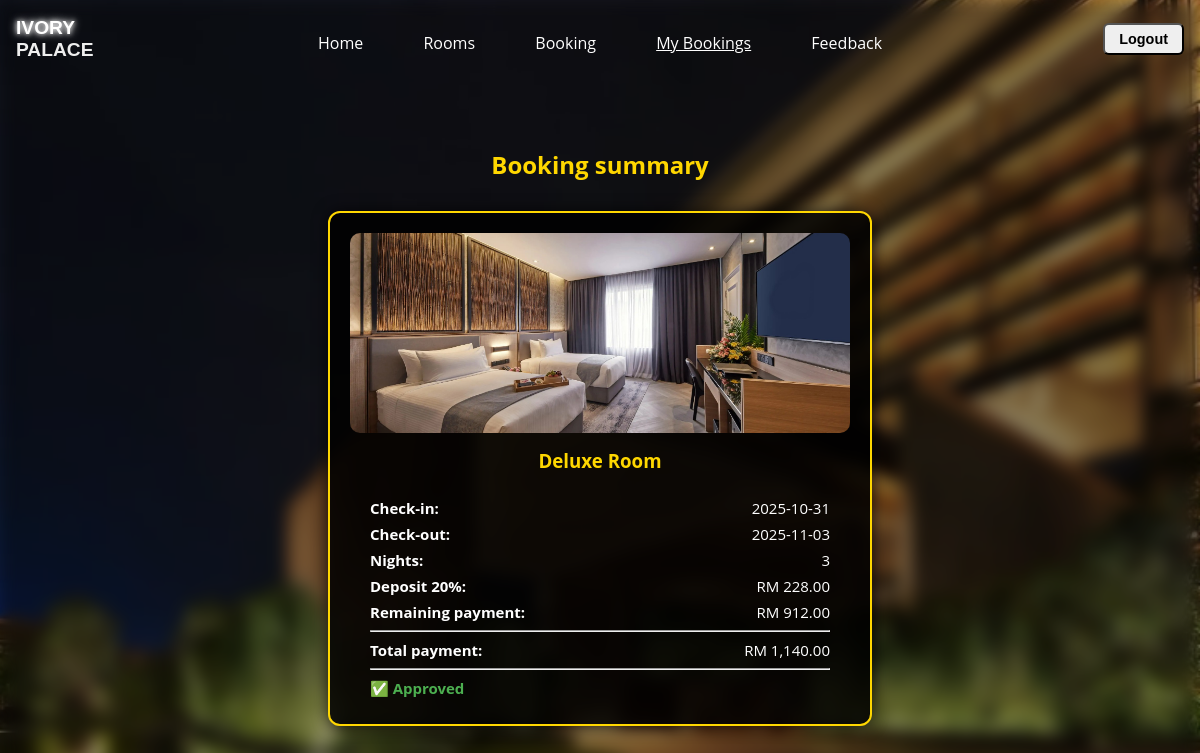
Page /ivory_palace/my_booking.php (signed in) on the committed database.
### tables this page shows
CREATE TABLE `hotel_booking` (
  `booking_id` int(11) NOT NULL,
  `user_id` int(11) DEFAULT NULL,
  `email` varchar(255) DEFAULT NULL,
  `room_id` int(11) DEFAULT NULL,
  `check_in_date` date DEFAULT NULL,
  `check_out_date` date DEFAULT NULL,
  `number_of_guest` int(11) DEFAULT NULL,
  `booking_status` varchar(20) DEFAULT 'Pending Payment',
  `total_price` decimal(10,2) DEFAULT NULL,
  `created_at` timestamp NOT NULL DEFAULT current_timestamp()
);

CREATE TABLE `room` (
  `room_id` int(11) NOT NULL,
  `room_type` varchar(50) DEFAULT NULL,
  `price_per_night` decimal(10,2) DEFAULT NULL,
  `room_status` varchar(20) DEFAULT 'available'
);

### ivory_palace/my_booking.php (the view, shortened to what this page needs)
<?php
include 'db_connect.php';
$user_id = $_SESSION['user_id'];
$sql = "SELECT b.*, r.room_type, r.price_per_night
        FROM hotel_booking b
        JOIN room r ON b.room_id = r.room_id
        WHERE b.user_id = '$user_id'
        ORDER BY b.booking_id DESC";
$result = $conn->query($sql);
?>
<!DOCTYPE html>
<html lang="en">
<head>
  <link rel="stylesheet" href="style.css">
</head>
<body>
<?php include 'nav.php'; ?>
<main>
  <h2>Booking summary</h2>
  <?php if ($result && $result->num_rows > 0): ?>
      <?php while($row = $result->fetch_assoc()): ?>
          <?php
          $check_in = new DateTime($row['check_in_date']);
          $check_out = new DateTime($row['check_out_date']);
          $nights = $check_out->diff($check_in)->days;
          $depo = ($row['price_per_night'] * $nights  *0.2) ;
          $remain = ($row['price_per_night'] * $nights - $depo) ;
          $total = $remain + $depo;
          $status_emoji = '';
          if($row['booking_status'] == 'Approved') $status_emoji = '✅';
          ?>
 <div class="booking-card">
    <?php
            $roomImage = '';
          switch($row['room_type']) {
            case 'Deluxe Room':
              $roomImage = 'room-deluxe.jpg';
                break;
    }
    ?>
    <img src="<?= $roomImage ?>" alt="<?= htmlspecialchars($row['room_type']) ?>" class="room-image">
    <h3><?= htmlspecialchars($row['room_type']) ?></h3>
              <div class="booking-details">
                  <p><strong>Check-in:</strong><span> <?= $row['check_in_date'] ?></span></p>
                  <p><strong>Check-out:</strong><span> <?= $row['check_out_date'] ?></span></p>
                  <p><strong>Nights:</strong><span> <?= $nights ?></span></p>
                  <p><strong>Deposit 20%:</strong><span>RM <?= number_format($depo, 2) ?></span> </p>
                  <p><strong>Remaining payment:</strong> <span>RM <?= number_format($remain, 2) ?></span></p>
                  <hr>
                  <p><strong>Total payment:</strong> <span>RM <?= number_format($total, 2) ?></span></p>
                  <hr>
                  <p class="status <?= $row['booking_status'] ?>"><?= $status_emoji ?> <?= $row['booking_status'] ?></p>
              </div>
  </div>
      <?php endwhile; ?>
  <?php else: ?>
      <p style="text-align:center;">You have no bookings yet.</p>
  <?php endif; ?>
</main>
</body>
</html>

### ivory_palace/nav.php
<header>
  <p>
    <span class="ivory-glow">Ivory</span><br>
    <span class="palace-bold">Palace</span>
  </p>
  <nav>
    <a href="index.php" class="<?php echo basename($_SERVER['PHP_SELF']) == 'index.php' ? 'active' : ''; ?>">Home</a>
    <a href="rooms.php" class="<?php echo basename($_SERVER['PHP_SELF']) == 'rooms.php' ? 'active' : ''; ?>">Rooms</a>
    <a href="booking.php" class="<?php echo basename($_SERVER['PHP_SELF']) == 'booking.php' ? 'active' : ''; ?>">Booking</a>
    <?php if (isset($_SESSION['user_id'])): ?>
    <a href="my_booking.php" class="<?php echo basename($_SERVER['PHP_SELF']) == 'my_booking.php' ? 'active' : ''; ?>">My Bookings</a>
    <?php endif; ?>
    <a href="feedback.php" class="<?php echo basename($_SERVER['PHP_SELF']) == 'feedback.php' ? 'active' : ''; ?>">Feedback</a>
  </nav>
  <div class="auth-buttons">
    <?php if (isset($_SESSION['user_id'])): ?>
      <form action="logout.php" method="POST">
        <button type="submit" class="btn logout">Logout</button>
      </form>
    <?php else: ?>
      <a href="login.html" class="btn login">Login</a>
      <a href="signup.html" class="btn signup">Sign Up</a>
    <?php endif; ?>
  </div>
</header>

### ivory_palace/style.css (style rules this page uses)
body { font-family: 'Segoe UI', Tahoma, Geneva, Verdana, sans-serif; background: linear-gradient(to bottom, #000000 0%, #1a1a1a 40%, #c8c6ba 100%); min-height: 100vh; color: #EEEEEE; margin: 0; padding: 0; height: 100%; display: flex; flex-direction: column; }
main { flex: 1; }
header { padding: 1rem; display: flex; justify-content: center; align-items: center; color: #EEEEEE; position: relative; }
header p { position: absolute; left: 1rem; margin: 0; font-size: 1.2rem; font-family: 'Montserrat', sans-serif; font-weight: 100; text-transform: uppercase; }
.ivory-glow { color: #ffffff; font-weight: bold; text-shadow: 0 0 5px #ffffff, 0 0 10px #ffffff; }
.palace-bold { font-weight: bold }
nav { margin-top: 0.5rem; }
nav a { color: #fff; text-decoration: none; margin: 0 1rem; display: inline-block; transition: transform 0.4s cubic-bezier(0.25, 0.46, 0.45, 0.94), filter 0.3s ease, box-shadow 0.3s ease; padding: 8px 12px; border-radius: 6px; }
nav a.active { text-decoration: underline; }
.auth-buttons { position: absolute; right: 1rem; display: flex; gap: 10px; }
.auth-buttons .btn { padding: 6px 14px; border-radius: 6px; font-weight: 600; text-decoration: none; transition: 0.3s; font-size: 0.9rem; }
:root { --line-thickness: 10px; --line-gap: 20px; }

### ivory_palace/my_booking.php (style rules this page uses)
body { font-family: 'Open Sans', sans-serif; background: url('hotel-home.jpg') no-repeat center center/cover; filter: brightness(1); margin: 0; padding: 0; color: #fff; min-height: 100vh; }
body::before { content: ""; position: absolute; top: 0; left: 0; right: 0; bottom: 0; background: url('hotel-home.jpg') no-repeat center center/cover; filter: blur(8px) brightness(0.6); z-index: -1; }
main { max-width: 900px; margin: 50px auto; padding: 0 20px; position: relative; z-index: 1; }
h2 { text-align: center; color: #ffd700; margin-bottom: 30px; }
.booking-card { display: flex; flex-direction: column; align-items: center; background: rgba(0,0,0,0.85); color: #fff; border-radius: 12px; padding: 20px; margin-bottom: 20px; box-shadow: 0 0 15px rgba(0,0,0,0.7); border: 2px solid #ffd700; min-width: 500px; text-align: center; }
.room-image { width: 100%; height: 200px; object-fit: cover; border-radius: 10px; margin-bottom: 15px; }
.booking-card h3 { margin-top: 0; color: #ffd700; }
.booking-details p { margin: 6px 0; font-size: 15px; display: flex; justify-content: space-between; align-items: center; width: 100%; }
.booking-details span { margin-left: 20px; }
.booking-details { width: 100%; padding: 0 20px; box-sizing: border-box; }
.status { margin-top: 10px; font-weight: bold; display: inline-flex; align-items: center; gap: 6px; }
.status[class*="Approved"] { color: #4caf50; }

### rows in the picture
hotel_booking: room.room_type "Deluxe Room", check_in_date "2025-10-31", check_out_date "2025-11-03", nights "3", depo "228.00", remain "912.00", total "1,140.00", booking_status "✅", booking_status "Approved"
